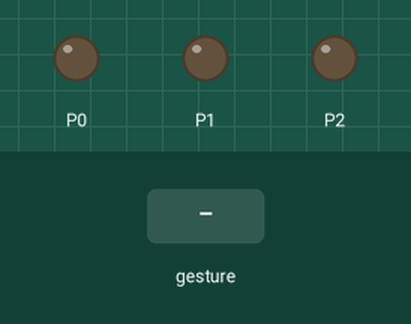
This program was run on a simulated BBC micro:bit running MicroPython. Parts: output pins drawn as LEDs (lit = HIGH). Inputs (shaded band) come from the test bench. A tilt is held for 1.5 s and a shake lasts 1 s, then the board lies face up again.

Above: at 1.2 s.
1.3 s: gesture 'shake'
3.9 s: gesture 'up'
At 4.7 s:
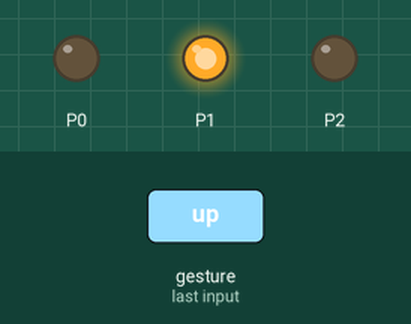
5.5 s: gesture 'left'
At 5.8 s:
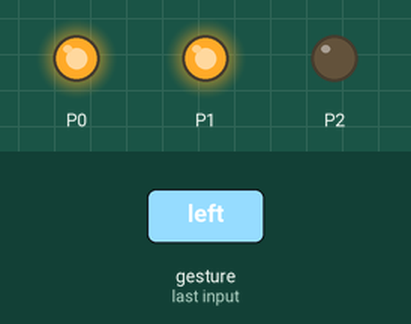
7.0 s: gesture 'face down'
At 8.2 s:
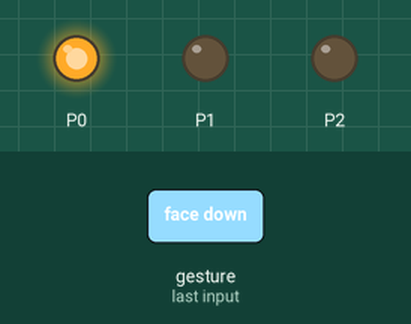
8.6 s: gesture 'shake'
Timing chart, 0 to 11.6 s (numbered marks = the images above; inputs shaded):
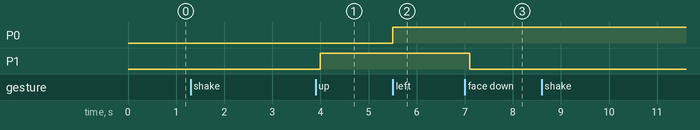

The program:

Gesture.py
```python
from microbit import *


while True:
    gesture = accelerometer.current_gesture()

    if gesture == 'left':
        pin0.write_digital(1)


    elif gesture == 'right':
        pin0.write_digital(0)

    elif gesture == 'up':
        pin1.write_digital(1)


    elif gesture == 'face down':
        pin1.write_digital(0)

    elif gesture == 'shake':
        pin2.write_digital(1)
        sleep(5)
        pin2.write_digital(0)

    
```

Measured:
- after the input at 3.9 s, P1: LOW → HIGH after 0.10 s
- after the input at 5.5 s, P0: LOW → HIGH at once
- after the input at 7.0 s, P1: HIGH → LOW after 0.10 s
